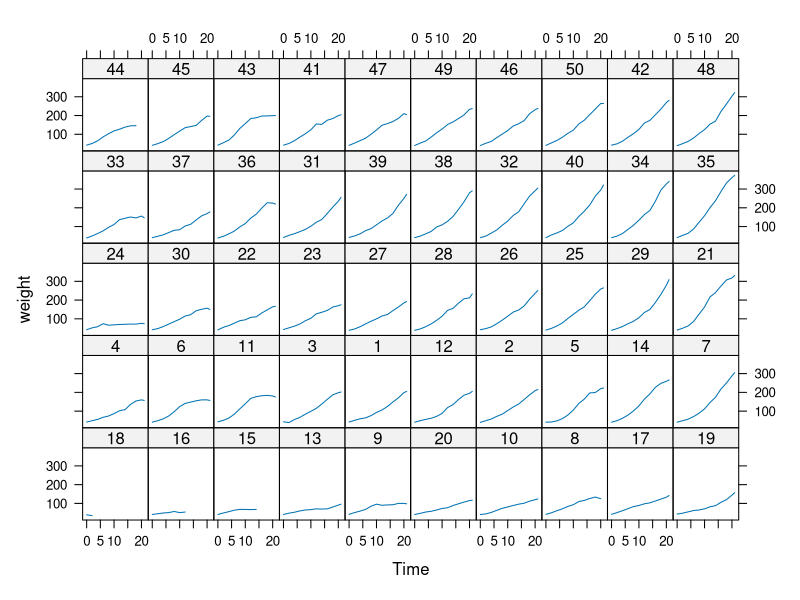
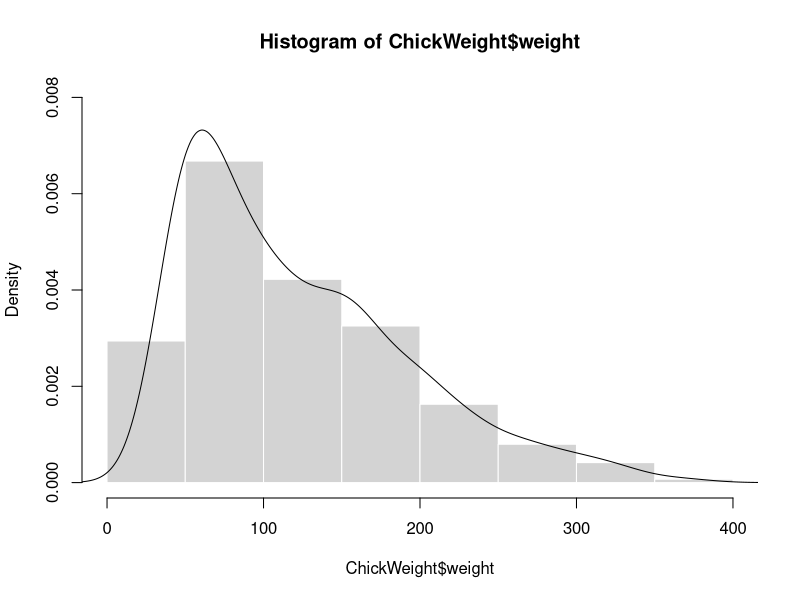
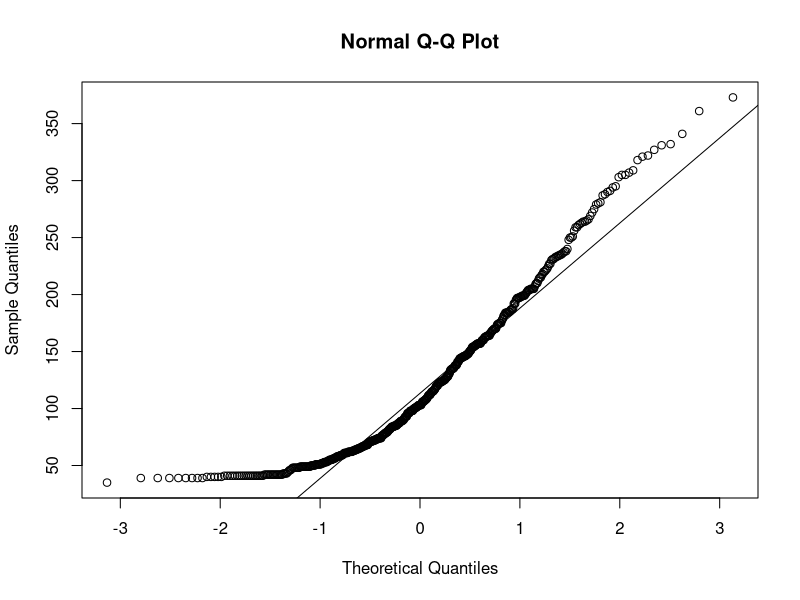
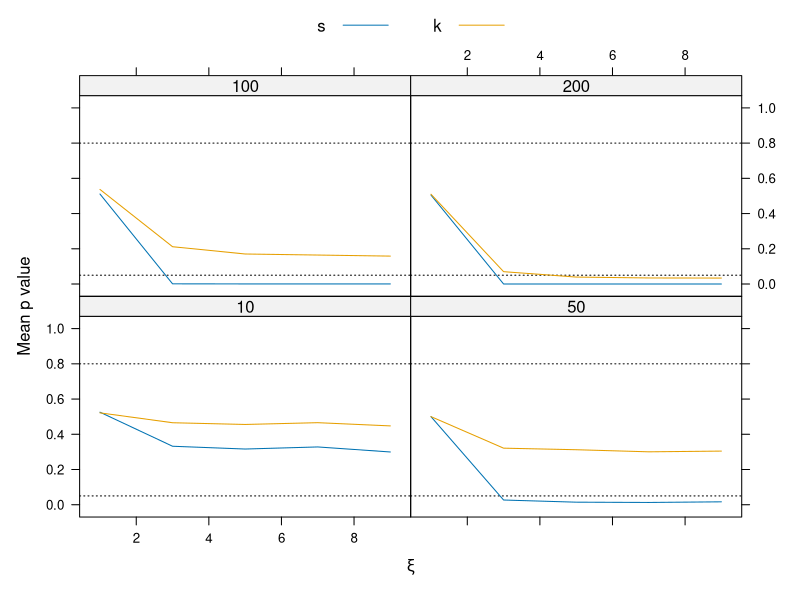

The R script that drew these images, in order:
#' ---
#' title: "Data simulation to compare methods for testing normality assumption"
#' author: ""
#' date: "Last modified: 2025-09-15"
#' bibliography: ../lit.bib
#' ---

#' # Example ChickWeight

data("ChickWeight")

lattice::xyplot(weight ~ Time | Chick, data = ChickWeight,
                type = "l", layout = c(10, 5))

hist(ChickWeight$weight, freq = FALSE, border = "white", ylim = c(0, 0.008))
lines(density(ChickWeight$weight))

qqnorm(ChickWeight$weight)
qqline(ChickWeight$weight)

shapiro.test(ChickWeight$weight)
ks.test(ChickWeight$weight, "pnorm",
        mean = mean(ChickWeight$weight),
        sd = sd(ChickWeight$weight))
# --> mean and sd should *not* be estimated from the sample!

# Additional tests from R package `nortest`

nortest::ad.test(ChickWeight$weight)      # Anderson-Darling test for normality
nortest::cvm.test(ChickWeight$weight)     # Cramer-von Mises test for normality
nortest::lillie.test(ChickWeight$weight)  # Lilliefors (Kolmogorov-Smirnov) test for normality
nortest::pearson.test(ChickWeight$weight) # Pearson chi-square test for normality
nortest::sf.test(ChickWeight$weight)      # Shapiro-Francia test for normality


#' # Simulate skewed data
#'
# For the data generating process we take the funtion `fGarch::rsnorm()`. In
# order to change it easily, we still wrap it in `dgp()`.

dgp <- function(n, xi) {
  fGarch::rsnorm(n = n, mean = 0, sd = 1, xi = xi)
}

one_simulation <- function(n, xi) {
  y <- dgp(n = n, xi = xi)
  pval <- c(
    s = shapiro.test(y)$p.value,
    k = ks.test(y, "pnorm", mean = 0, sd = 1)$p.value
  )
  return(pval)
}

simulation_study <- function(niter, n, xi) {
  comb <- expand.grid(i = 1:niter, n = n, xi = xi)
  p <- mapply(one_simulation, n = comb$n, xi = comb$xi)
  comb$s <- p["s", ]
  comb$k <- p["k", ]
  comb
}

#+ cache = TRUE
res <- simulation_study(niter = 1000,
                        n = c(10, 50, 100, 200),
                        xi = seq(1, 10, 2))

lattice::xyplot(s + k ~ xi | factor(n), data = res,
                type = "a",,
                auto.key = list(space = "top", column = 2),
                xlab = expression(xi),
                ylab = "Mean p value",
                abline = list(h = c(0.05, 0.8), lty = 3))

# What Wikipedia says on this:
# https://de.wikipedia.org/wiki/Shapiro-Wilk-Test
